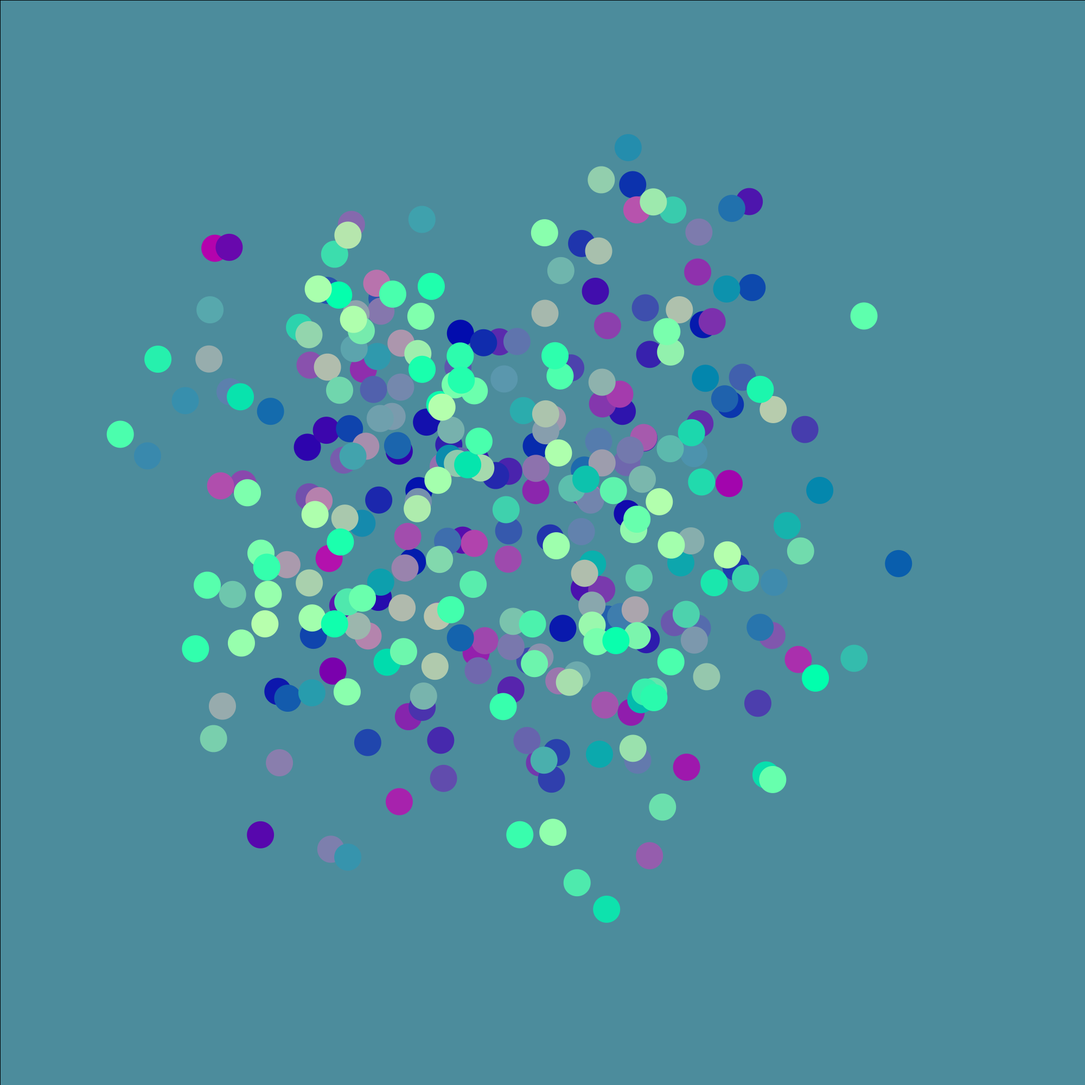
Frame 1 (no input)
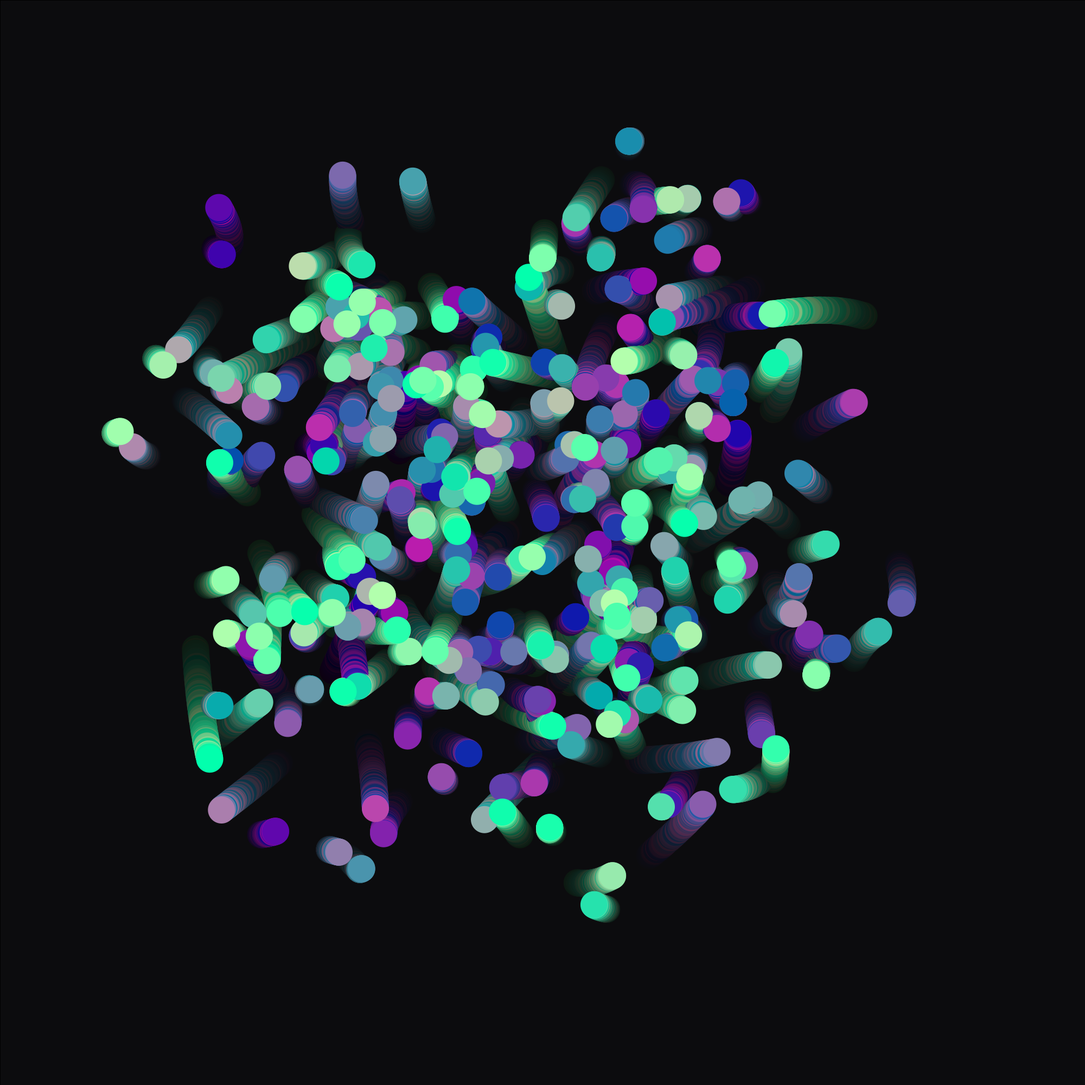
Frame 60 (the mouse pressed at the canvas centre just before this capture)
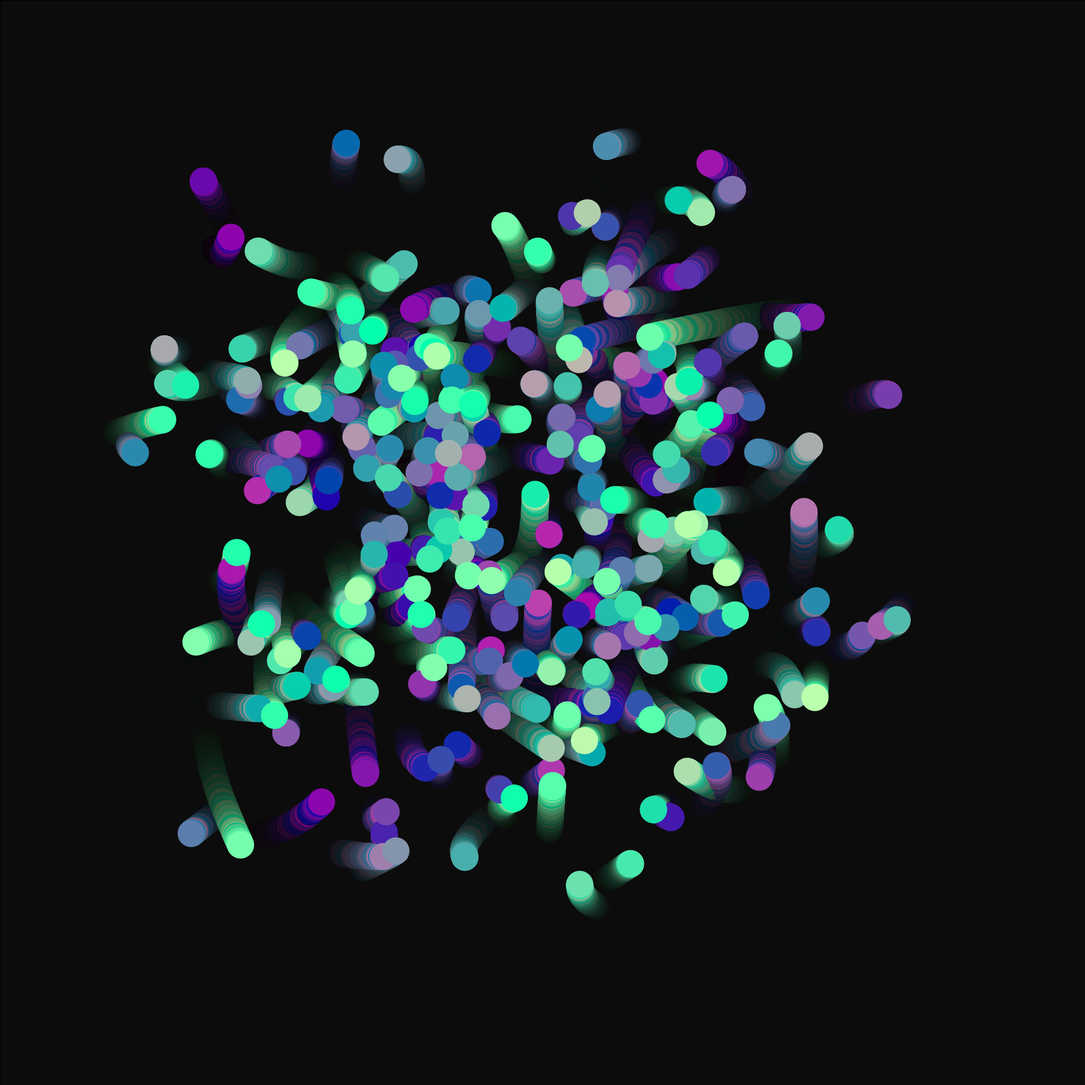
Frame 120 (the mouse held since frame 60 and released just before this capture)

The Processing sketch that drew these frames (run headless with seeded random() and noise(); from frame 60 on, the mouse is pressed at the canvas centre):

// Processing sketch: magic_worms
// ── magic_worms.pde
void draw() {
  makeMagical();
  for (int i=1; i<301; i++) {
    float r=random(190);
    fill(r, i, 173);
   
    ellipse(getWormX(i), getWormY(i), 50, 50);
  }
  
}

void setup() {
  size(2000, 2000);
  background(79, 146, 162);
}
float frequency = .001;
float noiseInterval = PI;

void makeMagical() {
  fill( 0, 0, 0, 10 );
  rect(0, 0, width, height);
  noStroke();
}

float getWormX(int i) {
  return map(noise(i*noiseInterval + frameCount * frequency), 0, 1, 0, width);
}

float getWormY(int i) {
  return map(noise(i*noiseInterval+1 + frameCount * frequency), 0, 1, 0, height);
}
